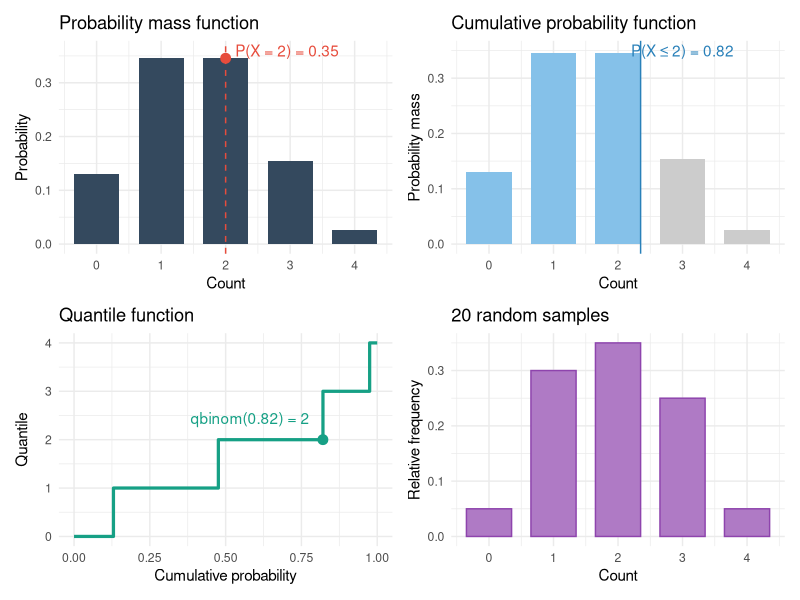
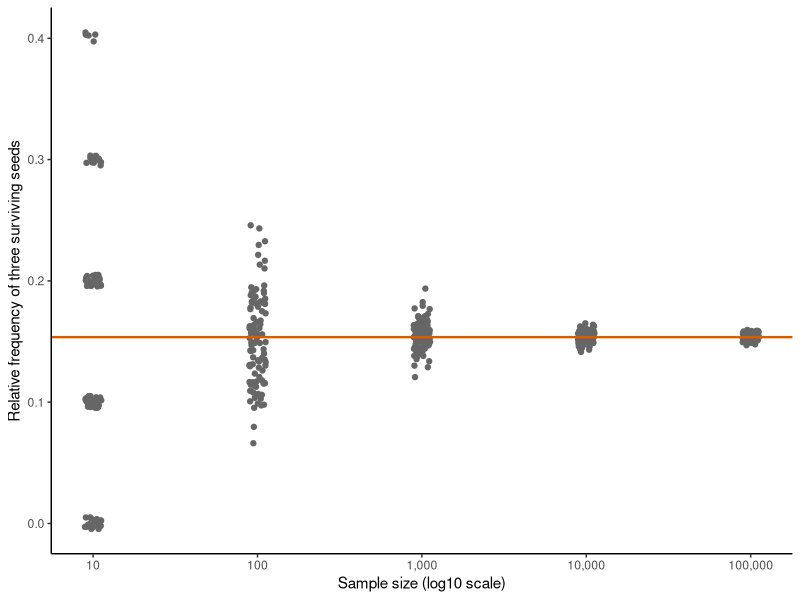
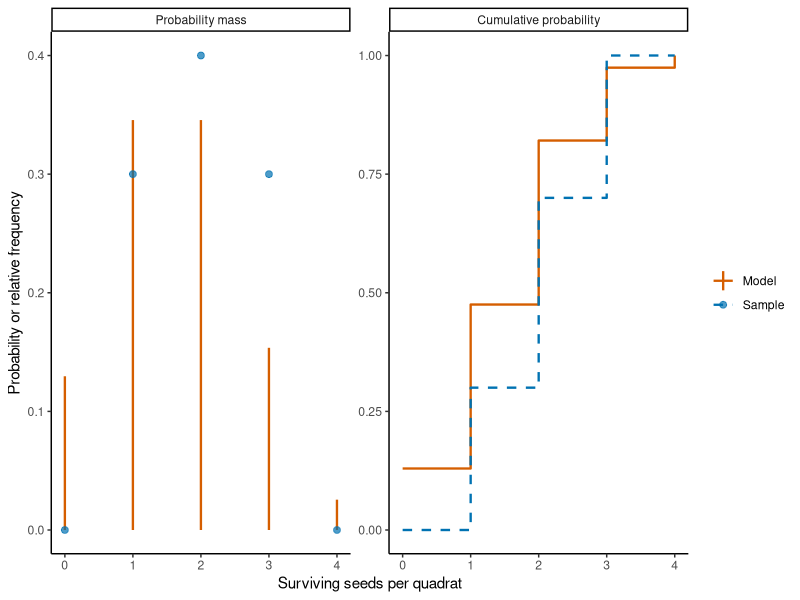
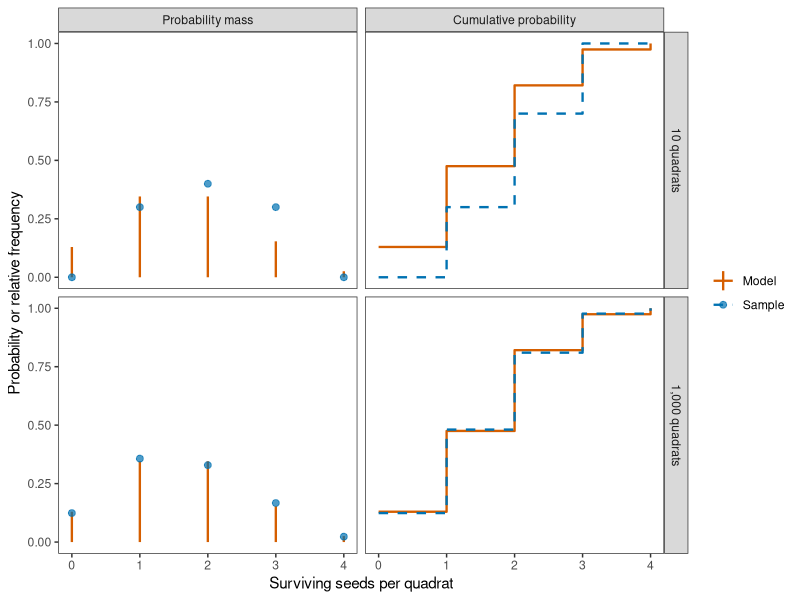
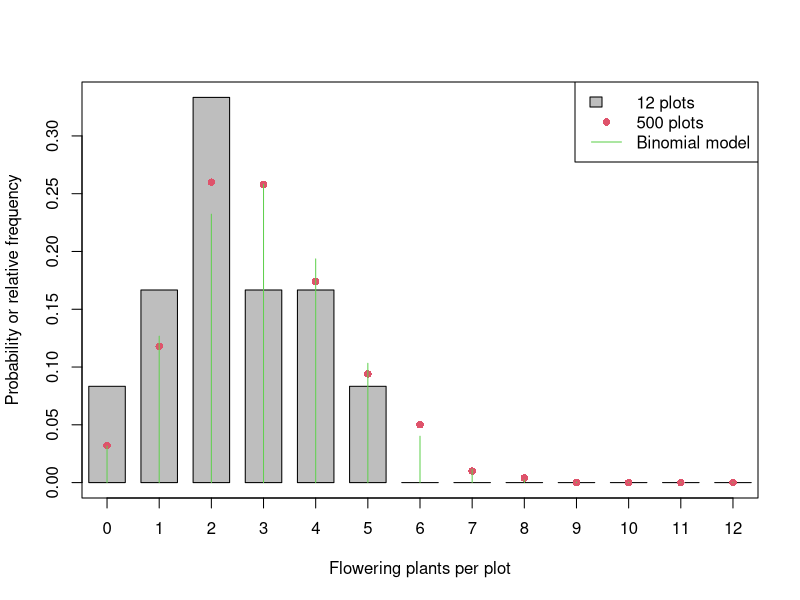

Write the R code that produced these figures, in order.
## ---- chunk 1
#| include: false
# Load ggplot2 for the consistently formatted rendered figures in this chapter.
library(ggplot2)
## ---- chunk 2
#| echo: false
#| label: fig-four_faces
#| fig-cap: "The four faces of a Binomial distribution with $n = 4$ and $p = 0.4$."
library(ggplot2)
library(patchwork)

# Distribution parameters and a chosen cutoff
size = 4
prob = 0.4
cutoff = 2

# Probabilities at each possible number of successes
binomial = data.frame(
  x = 0:size,
  probability = dbinom(0:size, size = size, prob = prob),
  cumulative_probability = pbinom(0:size, size = size, prob = prob)
)

# Cumulative probability at the chosen cutoff
p_cutoff = pbinom(cutoff, size = size, prob = prob)

# Panel 1: probability mass function
p1 = ggplot(binomial, aes(x = x, y = probability)) +
  geom_col(fill = "#34495e", width = 0.7) +
  geom_vline(xintercept = cutoff, linetype = "dashed", colour = "#e74c3c") +
  geom_point(
    data = subset(binomial, x == cutoff),
    colour = "#e74c3c",
    size = 3
  ) +
  annotate(
    "text", x = 2.15, y = 0.36,
    label = paste0(
      "P(X = ", cutoff, ") = ",
      round(dbinom(cutoff, size, prob), 2)
    ),
    colour = "#e74c3c",
    hjust = 0
  ) +
  scale_x_continuous(breaks = 0:size) +
  labs(
    title = "Probability mass function",
    x = "Count",
    y = "Probability"
  ) +
  theme_minimal()

# Panel 2: cumulative probability
p2 = ggplot(binomial, aes(x = x, y = probability)) +
  geom_col(
    aes(fill = x <= cutoff),
    width = 0.7,
    show.legend = FALSE
  ) +
  geom_vline(xintercept = cutoff + 0.35, colour = "#2980b9") +
  annotate(
    "text", x = 3, y = 0.35,
    label = paste0(
      "P(X \u2264 ", cutoff, ") = ",
      round(p_cutoff, 2)
    ),
    colour = "#2980b9"
  ) +
  scale_fill_manual(values = c("TRUE" = "#85c1e9", "FALSE" = "grey80")) +
  scale_x_continuous(breaks = 0:size) +
  labs(
    title = "Cumulative probability function",
    x = "Count",
    y = "Probability mass"
  ) +
  theme_minimal()

# Panel 3: quantile function
probabilities = seq(0, 1, length.out = 1001)

quantiles = data.frame(
  p = probabilities,
  quantile = qbinom(probabilities, size = size, prob = prob)
)

p3 = ggplot(quantiles, aes(x = p, y = quantile)) +
  geom_step(colour = "#16a085", linewidth = 1.1) +
  geom_point(
    data = data.frame(p = p_cutoff, quantile = cutoff),
    colour = "#16a085",
    size = 3
  ) +
  annotate(
    "text", x = 0.58, y = 2.45,
    label = paste0(
      "qbinom(", round(p_cutoff, 2), ") = ", cutoff
    ),
    colour = "#16a085"
  ) +
  scale_y_continuous(breaks = 0:size) +
  labs(
    title = "Quantile function",
    x = "Cumulative probability",
    y = "Quantile"
  ) +
  theme_minimal()

# Panel 4: simulated random sample
set.seed(42)

sample_data = data.frame(
  x = rbinom(20, size = size, prob = prob)
)

# Calculate the relative frequency of each possible outcome
sample_frequency = data.frame(
  x = 0:size,
  relative_frequency = tabulate(
    sample_data$x + 1,
    nbins = size + 1
  ) / nrow(sample_data)
)

p4 = ggplot(sample_frequency, aes(x = x, y = relative_frequency)) +
  geom_col(fill = "#af7ac5", colour = "#8e44ad", width = 0.7) +
  scale_x_continuous(breaks = 0:size) +
  labs(
    title = "20 random samples",
    x = "Count",
    y = "Relative frequency"
  ) +
  theme_minimal()

(p1 | p2) / (p3 | p4)
## ---- chunk 3
flower_count = 6
fruit_set_probability = 0.5

# Calculate an exact probability, a cumulative probability, and a quantile.
dbinom(x = 4, size = flower_count, prob = fruit_set_probability) # 0.23
pbinom(q = 4, size = flower_count, prob = fruit_set_probability) # 0.89
qbinom(p = 0.75, size = flower_count, prob = fruit_set_probability) # 4
## ---- chunk 4
# Use the binomial probability mass to calculate a weighted average.
seed_count = 4
seed_survival_probability = 0.4
seed_values = seq.int(from = 0, to = seed_count)
seed_probability = dbinom(
  x = seed_values,
  size = seed_count,
  prob = seed_survival_probability
)
expected_value = sum(seed_values * seed_probability)
expected_value
## ---- chunk 5
# Weight each squared distance from the mean by its probability.
variance = sum((seed_values - expected_value)^2 * seed_probability)
variance
## ---- chunk 6
# Calculate the probability mass for all possible totals.
fruit_count_values = seq.int(from = 0, to = 16)
fruit_probabilities = dbinom(
  x = fruit_count_values,
  size = 16,
  prob = 0.6
)

expected_fruit_count = sum(fruit_count_values * fruit_probabilities)
fruit_count_variance = sum(
  (fruit_count_values - expected_fruit_count)^2 * fruit_probabilities
)

expected_fruit_count
fruit_count_variance
## ---- chunk 7
# Simulate ten quadrats from the binomial model.
set.seed(seed = 123)
n_quadrats = 10
sample_survivors = rbinom(
  n = n_quadrats,
  size = seed_count,
  prob = seed_survival_probability
)
## ---- chunk 8
# Count each possible value and divide by the sample size.
seed_values = seq.int(from = 0, to = seed_count)
count_survivors = table(factor(x = sample_survivors, levels = seed_values))
relative_frequency = count_survivors / length(sample_survivors)
relative_frequency
## ---- chunk 9
# Put the sample frequencies beside the model probabilities for comparison.
data.frame(
  seed_count = seed_values,
  relative_frequency = as.numeric(x = relative_frequency),
  probability = dbinom(
    x = seed_values,
    size = seed_count,
    prob = seed_survival_probability
  )
)
## ---- chunk 10
# Compare relative frequencies for several sample sizes with the model.
set.seed(123)
sample_sizes = 10^(seq_len(length.out = 5))
seed_values = seq.int(from = 0, to = seed_count)

all_frequencies = matrix(NA, nrow = length(seed_values),
                         ncol = length(sample_sizes) + 1)
colnames(all_frequencies) = c(as.character(sample_sizes), "theory")

for (i in seq_along(sample_sizes)) {
  sample_survivors = rbinom(
    n = sample_sizes[i],
    size = seed_count,
    prob = seed_survival_probability
  )
  count_survivors = table(factor(
    x = sample_survivors,
    levels = seed_values
  ))
  all_frequencies[, i] = as.numeric(count_survivors) / sample_sizes[i]
}
all_frequencies[, length(sample_sizes) + 1] = dbinom(
  x = seed_values,
  size = seed_count,
  prob = seed_survival_probability
)
round(all_frequencies, 3)
## ---- chunk 11
#| echo: false
#| eval: true
#| label: fig-relative-frequency-convergence
#| fig-cap: "Relative frequencies of exactly three surviving seeds for simulated samples if difference sizes. The horizontal line is the probability assigned by the Binomial distribution."
# Repeatedly simulate samples and retain the relative frequency of three survivors.
set.seed(seed = 20261003)
seed_count = 4
seed_survival_probability = 0.4
target_count = 3
sample_sizes = 10^(seq_len(length.out = 5))
n_repetitions = 100

repeated_frequencies = data.frame(
  sample_size = numeric(),
  relative_frequency = numeric()
)

for (sample_size in sample_sizes) {
  relative_frequency = numeric(length = n_repetitions)

  for (repetition in seq_len(n_repetitions)) {
    sample_survivors = rbinom(
      n = sample_size,
      size = seed_count,
      prob = seed_survival_probability
    )
    relative_frequency[repetition] = mean(sample_survivors == target_count)
  }

  repeated_frequencies = rbind(
    repeated_frequencies,
    data.frame(
      sample_size = sample_size,
      relative_frequency = relative_frequency
    )
  )
}

# Calculate the model probability that the figure uses as a reference line.
probability = dbinom(
  x = target_count,
  size = seed_count,
  prob = seed_survival_probability
)

ggplot(
  repeated_frequencies,
  aes(
    x = sample_size,
    y = relative_frequency,
    group = sample_size
  )
) +
  geom_point(width = 0.35, fill = "grey90", colour = "grey40",
             position = position_jitter(width = 0.05, height = 0.005)) +
  geom_hline(
    yintercept = probability,
    colour = "#D55E00",
    linewidth = 0.8
  ) +
  scale_x_log10(
    breaks = sample_sizes,
    labels = c("10", "100", "1,000", "10,000", "100,000")
  ) +
  labs(
    x = "Sample size (log10 scale)",
    y = "Relative frequency of three surviving seeds"
  ) +
  theme_classic()
## ---- chunk 12
#| echo: false
#| eval: true
#| fig-width: 9
#| fig-height: 4
#| label: fig-ecdf
#| fig-cap: "Empirical and model distribution for a sample of ten quadrats in the example on seed survival."
# Simulate a sample and calculate its empirical distribution.
set.seed(142)
seed_count = 4
seed_survival_probability = 0.4
n_quadrats = 10
seed_values = seq.int(from = 0, to = seed_count)
model_mass = dbinom(
  x = seed_values, size = seed_count, prob = seed_survival_probability
)
model_cumulative = pbinom(
  q = seed_values, size = seed_count, prob = seed_survival_probability
)
sample_survivors = rbinom(
  n = n_quadrats, size = seed_count, prob = seed_survival_probability
)
count_survivors = table(factor(x = sample_survivors, levels = seed_values))
relative_frequency = as.numeric(count_survivors) / n_quadrats
cumulative_relative_frequency = cumsum(relative_frequency)

model_comparison_data = rbind(
  data.frame(
    surviving_seeds = seed_values,
    value = model_mass,
    quantity = "Probability mass",
    series = "Model"
  ),
  data.frame(
    surviving_seeds = seed_values,
    value = relative_frequency,
    quantity = "Probability mass",
    series = "Sample"
  ),
  data.frame(
    surviving_seeds = seed_values,
    value = model_cumulative,
    quantity = "Cumulative probability",
    series = "Model"
  ),
  data.frame(
    surviving_seeds = seed_values,
    value = cumulative_relative_frequency,
    quantity = "Cumulative probability",
    series = "Sample"
  )
)
model_comparison_data$quantity = factor(
  model_comparison_data$quantity,
  levels = c("Probability mass", "Cumulative probability")
)

# Use different geometries as well as colours to distinguish the model and sample.
ggplot() +
  geom_linerange(
    data = subset(
      model_comparison_data,
      quantity == "Probability mass" & series == "Model"
    ),
    aes(x = surviving_seeds, ymin = 0, ymax = value, colour = series),
    linewidth = 0.8
  ) +
  geom_point(
    data = subset(
      model_comparison_data,
      quantity == "Probability mass" & series == "Sample"
    ),
    aes(x = surviving_seeds, y = value, colour = series),
    alpha = 0.7,
    size = 2
  ) +
  geom_step(
    data = subset(model_comparison_data, quantity == "Cumulative probability"),
    aes(x = surviving_seeds, y = value, colour = series, linetype = series),
    direction = "hv",
    linewidth = 0.8
  ) +
  facet_wrap(~quantity, nrow = 1, scales = "free_y") +
  scale_colour_manual(values = c(Model = "#D55E00", Sample = "#0072B2")) +
  scale_linetype_manual(values = c(Model = "solid", Sample = "dashed")) +
  scale_x_continuous(breaks = seed_values) +
  labs(
    x = "Surviving seeds per quadrat",
    y = "Probability or relative frequency",
    colour = NULL,
    linetype = NULL
  ) +
  theme_classic()
## ---- chunk 13
# Simulate a small sample and calculate its weighted and ordinary means.
set.seed(123)
n_quadrats = 10
seed_count = 4
seed_survival_probability = 0.4
seed_values = seq.int(from = 0, to = seed_count)
sample_survivors = rbinom(
  n = n_quadrats, size = seed_count, prob = seed_survival_probability
)
count_survivors = table(factor(x = sample_survivors, levels = seed_values))
relative_frequency = as.numeric(count_survivors) / n_quadrats
weighted_average = sum(relative_frequency * seed_values)
sample_mean = mean(sample_survivors)
c(weighted_average, sample_mean)
## ---- chunk 14
# Calculate the variance of the empirical distribution
empirical_variance = sum((seed_values - weighted_average)^2 * relative_frequency)
sample_variance = var(sample_survivors)
c(empirical_variance, sample_variance)
## ---- chunk 15
# Use type = 1 so the empirical quantile is one of the observed counts.
quantile(x = sample_survivors, probs = 0.5, type = 1)
## ---- chunk 16
#| echo: false
#| eval: true
#| label: fig-ecdf-binom
#| fig-width: 9
#| fig-height: 8
#| fig-cap: "Model probabilities and sample frequencies for 10 quadrats (top) and 1,000 quadrats (bottom)."
# Compare empirical distributions at two sample sizes.
set.seed(142)
seed_count = 4
seed_survival_probability = 0.4
seed_values = seq.int(from = 0, to = seed_count)
sample_sizes = c(10, 1000)
model_mass = dbinom(
  x = seed_values, size = seed_count, prob = seed_survival_probability
)
model_cumulative = pbinom(
  q = seed_values, size = seed_count, prob = seed_survival_probability
)

# Store the model and empirical summaries for both sample sizes before plotting.
sample_comparison_data = data.frame()
for (n_quadrats in sample_sizes) {
  sample_survivors = rbinom(
    n = n_quadrats, size = seed_count, prob = seed_survival_probability
  )
  count_survivors = table(factor(x = sample_survivors, levels = seed_values))
  relative_frequency = as.numeric(count_survivors) / n_quadrats
  cumulative_relative_frequency = cumsum(relative_frequency)

  sample_size_label = paste(format(n_quadrats, big.mark = ","), "quadrats")
  sample_comparison_data = rbind(
    sample_comparison_data,
    data.frame(
      surviving_seeds = seed_values,
      value = model_mass,
      quantity = "Probability mass",
      series = "Model",
      sample_size = sample_size_label
    ),
    data.frame(
      surviving_seeds = seed_values,
      value = relative_frequency,
      quantity = "Probability mass",
      series = "Sample",
      sample_size = sample_size_label
    ),
    data.frame(
      surviving_seeds = seed_values,
      value = model_cumulative,
      quantity = "Cumulative probability",
      series = "Model",
      sample_size = sample_size_label
    ),
    data.frame(
      surviving_seeds = seed_values,
      value = cumulative_relative_frequency,
      quantity = "Cumulative probability",
      series = "Sample",
      sample_size = sample_size_label
    )
  )
}

sample_comparison_data$sample_size = factor(
  sample_comparison_data$sample_size,
  levels = c("10 quadrats", "1,000 quadrats")
)
sample_comparison_data$quantity = factor(
  sample_comparison_data$quantity,
  levels = c("Probability mass", "Cumulative probability")
)

# Compare each empirical distribution with the same model using matching panels.
ggplot() +
  geom_linerange(
    data = subset(
      sample_comparison_data,
      quantity == "Probability mass" & series == "Model"
    ),
    aes(x = surviving_seeds, ymin = 0, ymax = value, colour = series),
    linewidth = 0.8
  ) +
  geom_point(
    data = subset(
      sample_comparison_data,
      quantity == "Probability mass" & series == "Sample"
    ),
    aes(x = surviving_seeds, y = value, colour = series),
    alpha = 0.7,
    size = 2
  ) +
  geom_step(
    data = subset(sample_comparison_data, quantity == "Cumulative probability"),
    aes(x = surviving_seeds, y = value, colour = series, linetype = series),
    direction = "hv",
    linewidth = 0.8
  ) +
  facet_grid(sample_size ~ quantity, scales = "free_y") +
  scale_colour_manual(values = c(Model = "#D55E00", Sample = "#0072B2")) +
  scale_linetype_manual(values = c(Model = "solid", Sample = "dashed")) +
  scale_x_continuous(breaks = seed_values) +
  labs(
    x = "Surviving seeds per quadrat",
    y = "Probability or relative frequency",
    colour = NULL,
    linetype = NULL
  ) +
  theme_bw() + theme(panel.grid = element_blank())
## ---- chunk 17
# Simulate the two sample sizes and compare each with the same model.
set.seed(246)

plants_per_plot = 12
flowering_probability = 0.25

small_plot_counts = rbinom(
  n = 12,
  size = plants_per_plot,
  prob = flowering_probability
)
large_plot_counts = rbinom(
  n = 500,
  size = plants_per_plot,
  prob = flowering_probability
)

mean(small_plot_counts)
mean(large_plot_counts)

count_values = seq.int(from = 0, to = plants_per_plot)
small_plot_table = table(factor(
  x = small_plot_counts,
  levels = count_values
))
large_plot_table = table(factor(
  x = large_plot_counts,
  levels = count_values
))

small_frequency = as.numeric(small_plot_table) / length(small_plot_counts)
large_frequency = as.numeric(large_plot_table) / length(large_plot_counts)
model_mass = dbinom(
  x = count_values,
  size = plants_per_plot,
  prob = flowering_probability
)

small_frequency_data = data.frame(
  flowering_plants = count_values,
  probability = small_frequency,
  series = "12 plots"
)
large_frequency_data = data.frame(
  flowering_plants = count_values,
  probability = large_frequency,
  series = "500 plots"
)
model_mass_data = data.frame(
  flowering_plants = count_values,
  probability = model_mass,
  series = "Binomial model"
)

# Use bars for one empirical distribution, points for the other, and lines for the model.
# Set common axis limits
all_probabilities = c(
  small_frequency_data$probability,
  large_frequency_data$probability,
  model_mass_data$probability
)

plot(
  NA,
  xlim = range(count_values),
  ylim = c(0, max(all_probabilities)),
  xaxt = "n",
  xlab = "Flowering plants per plot",
  ylab = "Probability or relative frequency"
)

axis(1, at = count_values)

# Draw bars for the small empirical distribution
with(
  small_frequency_data,
  rect(
    flowering_plants - 0.35,
    0,
    flowering_plants + 0.35,
    probability,
    col = "grey",
    border = 1
  )
)

# Add points for the large empirical distribution
with(
  large_frequency_data,
  points(
    flowering_plants,
    probability,
    pch = 16,
    col = 2
  )
)

# Add vertical lines for the model distribution
with(
  model_mass_data,
  segments(
    flowering_plants,
    0,
    flowering_plants,
    probability,
    col = 3
  )
)

# Add one legend for all three series
legend(
  "topright",
  legend = c("12 plots", "500 plots", "Binomial model"),
  col = c(1, 2, 3),
  fill = c("grey", NA, NA),
  border = c(1, NA, NA),
  pch = c(NA, 16, NA),
  lty = c(0, 0, 1)
)
## ---- chunk 18
# Simulate overdispersed quadrat counts from a Negative Binomial model.
set.seed(seed = 123)

n_quadrats = 100
negative_binomial_size = 1.5
negative_binomial_mean = 4

counts = rnbinom(
  n = n_quadrats,
  size = negative_binomial_size,
  mu = negative_binomial_mean
)

sample_mean = mean(counts)
sample_variance = var(counts)
dispersion_ratio = sample_variance / sample_mean
c(sample_mean, sample_variance, dispersion_ratio)
